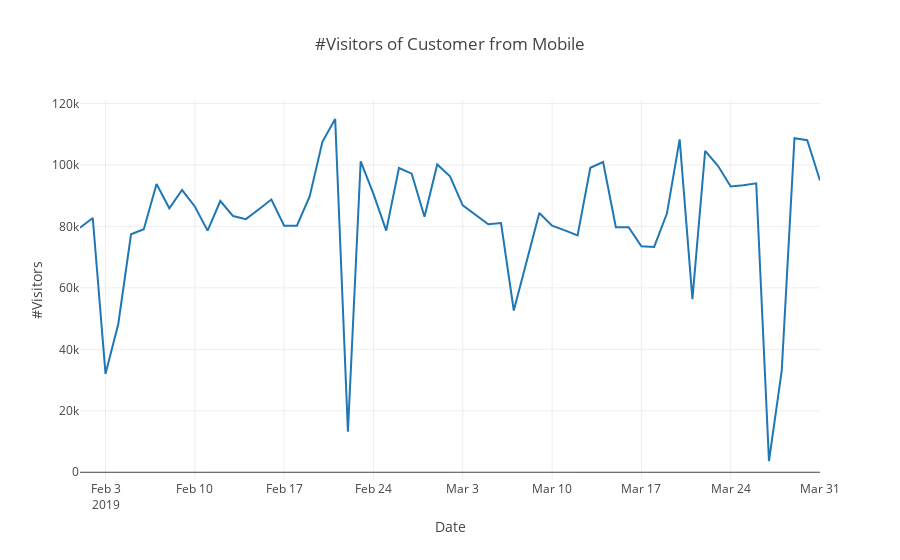

The notebook cell saved with this chart:
### Code cell
l = go.Scatter(x=df2.date, y=df2.visitors)
plotly.offline.iplot({'data': [l], 'layout': {
    'xaxis': {'title': 'Date'},
    'yaxis': {'title': '#Visitors'},
    'title': '#Visitors of Customer from Mobile'
}})
